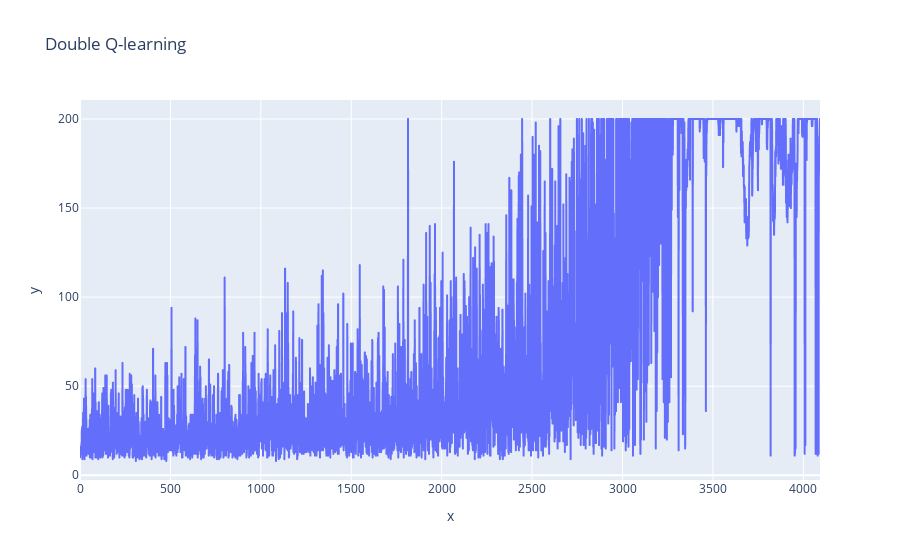

Source (notebook cell):
### Code cell
ple.line(x=range(len(rewards)), y=rewards, title="Double Q-learning")

### Figure 1 — Plotly figure (JSON) as saved in the notebook; plotly's stock layout.template omitted (floating-point values rounded to 4 significant figures; data arrays with more than 128 entries replaced by an {"elided": "..."} marker saying what was removed)
{"data": [{"hoverlabel": {"namelength": 0}, "hovertemplate": "x=%{x}<br>y=%{y}", "legendgroup": "", "line": {"color": "#636efa", "dash": "solid"}, "mode": "lines", "name": "", "showlegend": false, "type": "scattergl", "x": {"elided": "4093 int values"}, "xaxis": "x", "y": {"elided": "4093 int values"}, "yaxis": "y"}], "layout": {"legend": {"tracegroupgap": 0}, "title": {"text": "Double Q-learning"}, "xaxis": {"anchor": "y", "domain": [0, 1], "title": {"text": "x"}}, "yaxis": {"anchor": "x", "domain": [0, 1], "title": {"text": "y"}}}}
